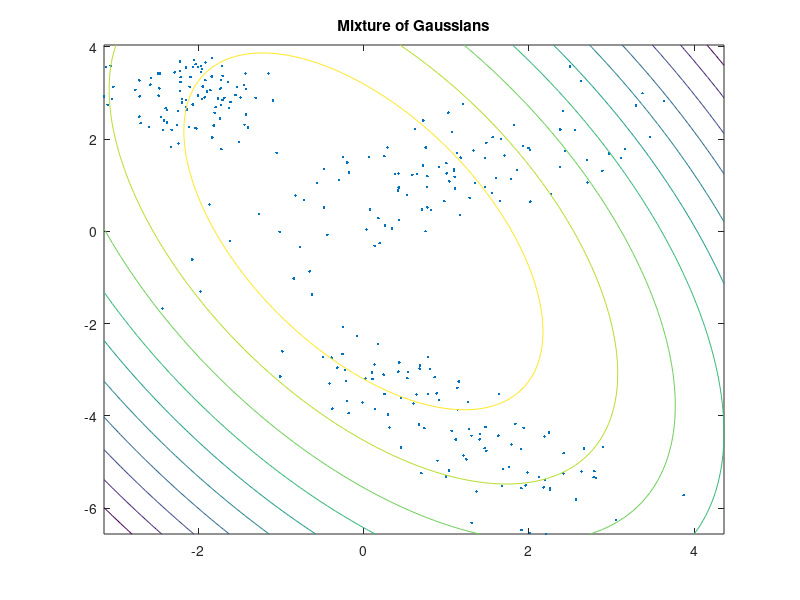

Here is the MATLAB script that generated this plot:
%Generate a gauusian 
close all
clear all
N=100;
X1=randn(2,N)+repmat([2;2],1,N);
%Correlate it
X1=[[1,0.5]*X1;[0.2,1]*X1];
N=100;
X2=randn(2,N)+repmat([2;2],1,N);
%Correlate it
X2=[[1,0.5]*X2;[-0.5,-1]*X2];
%X=[X1 X2];


X3=0.5*randn(2,N)+repmat([0;4],1,N);
%Correlate it
%X3=[[1,0.5]*X3;[-0.5,-1]*X3];
X=[X1 X2 X3];
X=X-repmat(mean(X,2),1,size(X,2)); %Take the mean out

minx=min(X(1,:));
miny=min(X(2,:));
maxx=max(X(1,:));
maxy=max(X(2,:));



R=X*X'/size(X,1);
[Q,l]=eig(R)

Y=randn(2,2*N);
for i=1:2*N
    Z(:,i)=Q*l*Y(:,i);
end
plot(X(1,:),X(2,:),'.')
title('Mixture of Gaussians')
pause

binx=minx:0.1:maxx;
biny=miny:0.1:maxy;
x1=repmat(binx,length(biny),1);
x2=repmat(biny,length(binx),1)';


X=[x1(:) x2(:)];
X=X*Q*sqrt(l^(-1));
x1_=buffer(X(:,1),size(x1,1),0,'nodelay');
x2_=buffer(X(:,2),size(x1,1),0,'nodelay');
PDF=1/sqrt(2*pi)*exp(-(x1_.^2+x2_.^2)/2);
figure(1)
hold on
contour(x1,x2,PDF)
hold off
